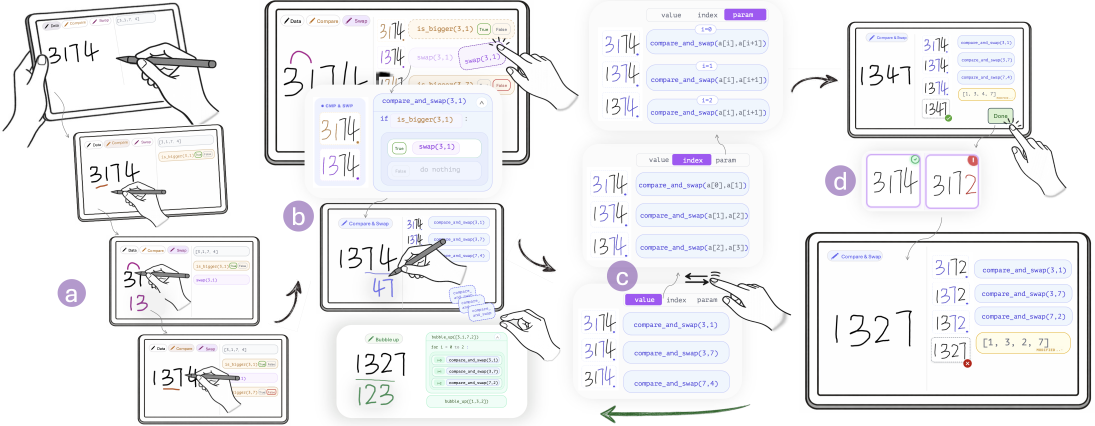
#> input picture sketchmind/assets/overview_new.png, 3285 x 1277 px (shown at 1/3 size)
$ python build-overview-hand-masks.py
#> lines starting #> are read from the running program, lines starting #| are printed output that depends on the picture; after the words box and inside, x2 and y2 are one past the last pixel; in counts of white or black regions, pixels touching at a corner belong together
"""Native contour masks for original overview hands. No dilation or new ink.
The masks exclude neighboring labels, numerals, bezel lines and click rays.
Other reviewed contour masks live beside these PNG assets.
"""
from pathlib import Path
from PIL import Image,ImageDraw
ROOT=Path(__file__).resolve().parents[1]
OUT=ROOT/'assets/overview-layers/masks'
SIZE=(3285,1277)
CONTOURS={
'b-writing-hand':[
 [(1193,798),(1193,791),(1197,780),(1205,765),(1214,751),(1221,743),(1228,740),(1247,737),(1268,734),(1282,732),(1288,735),(1295,741),(1309,745),(1325,759),(1343,773),(1362,785),(1381,793),(1400,796),(1398,810),(1395,826),(1390,841),(1382,855),(1367,852),(1350,849),(1333,848),(1317,848),(1303,849),(1288,846),(1275,842),(1270,839),(1261,835),(1255,840),(1245,840),(1237,835),(1230,837),(1222,834),(1217,824),(1207,824),(1198,819),(1192,813),(1187,805)],
 [(1165,829),(1182,807),(1200,794),(1320,716),(1326,714),(1333,716),(1338,720),(1340,726),(1338,731),(1334,735),(1200,816),(1188,822)]
],
'b-drag-hand':[
 [(1491,135),(1494,130),(1500,129),(1508,133),(1524,144),(1545,156),(1559,166),(1567,161),(1575,158),(1582,160),(1591,166),(1601,173),(1607,167),(1614,164),(1621,166),(1635,176),(1642,175),(1654,183),(1662,193),(1669,210),(1679,232),(1690,249),(1706,267),(1722,278),(1738,286),(1734,297),(1725,309),(1712,320),(1698,327),(1682,330),(1670,326),(1659,314),(1645,302),(1631,293),(1610,285),(1586,276),(1569,267),(1555,257),(1540,244),(1526,231),(1519,222),(1516,214),(1518,208),(1522,203),(1528,202),(1534,204),(1542,211),(1550,222),(1557,232),(1549,216),(1538,200),(1520,181),(1504,163),(1494,149),(1489,143)]
],
'refine-drag-hand':[
 [(1502,949),(1507,943),(1518,939),(1537,934),(1556,931),(1575,928),(1585,927),(1592,929),(1610,938),(1628,948),(1638,953),(1643,969),(1648,988),(1656,1011),(1663,1025),(1673,1034),(1682,1041),(1679,1054),(1669,1068),(1660,1077),(1646,1081),(1633,1079),(1626,1073),(1615,1061),(1606,1056),(1593,1049),(1578,1043),(1563,1035),(1549,1023),(1538,1011),(1527,999),(1515,988),(1505,981),(1499,976),(1499,971),(1502,966),(1508,963),(1518,965),(1528,972),(1543,981),(1558,987),(1574,989),(1556,983),(1543,974),(1530,964),(1520,959),(1512,958),(1506,956),(1503,953)]
]
}

for name,polygons in CONTOURS.items():
    image=Image.new('L',(SIZE[0]*2,SIZE[1]*2))
#> image: PIL image 6570x2554 L; every value is 0
    draw=ImageDraw.Draw(image)
    for points in polygons:draw.polygon([(round(x*2),round(y*2)) for x,y in points],fill=255)
    image=image.resize(SIZE,Image.Resampling.LANCZOS)
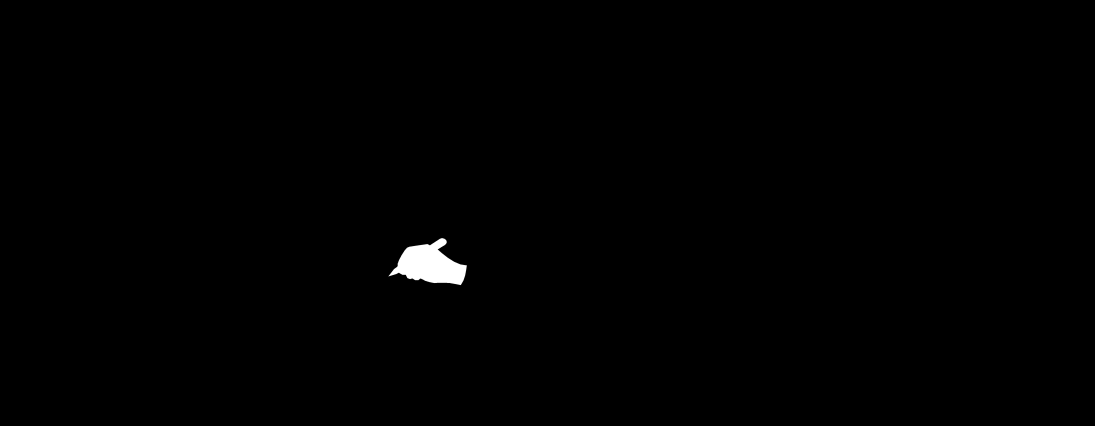
#> image: PIL image 3285x1277 L (shown at 1/3 size); min 0, max 255, mean 1.1
    OUT.mkdir(parents=True,exist_ok=True)
    # Hands/pencil are neutral ink. Remove only colored foreign UI pixels.
    source=Image.open(ROOT/'assets/overview_new.png').convert('RGB')
    neutral=Image.new('L',SIZE)
#> neutral: PIL image 3285x1277 L; every value is 0
    neutral.putdata([255 if max(rgb)-min(rgb)<10 else 0 for rgb in source.getdata()])
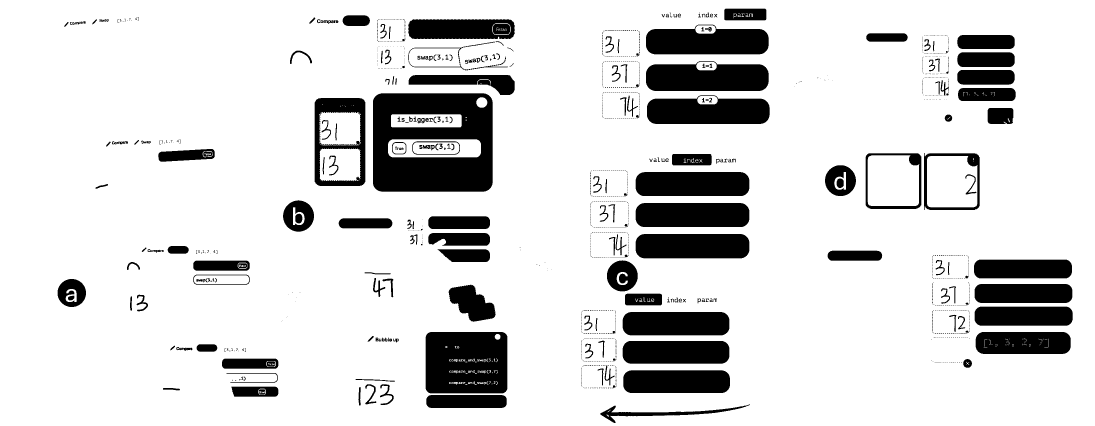
#> neutral: PIL image 3285x1277 L (shown at 1/3 size); 84.7% white; 1571 black regions (1298 under 20 px), largest, box (x1, y1, x2, y2) and area: (1119, 280, 1478, 575) 81270, (1277, 996, 1522, 1180) 43021, (1938, 184, 2306, 273) 27761
    from PIL import ImageChops
    image=ImageChops.multiply(image,neutral)
    image.save(OUT/f'{name}.png')
    print(name,image.getbbox())
#| b-writing-hand (1163, 716, 1403, 858)
